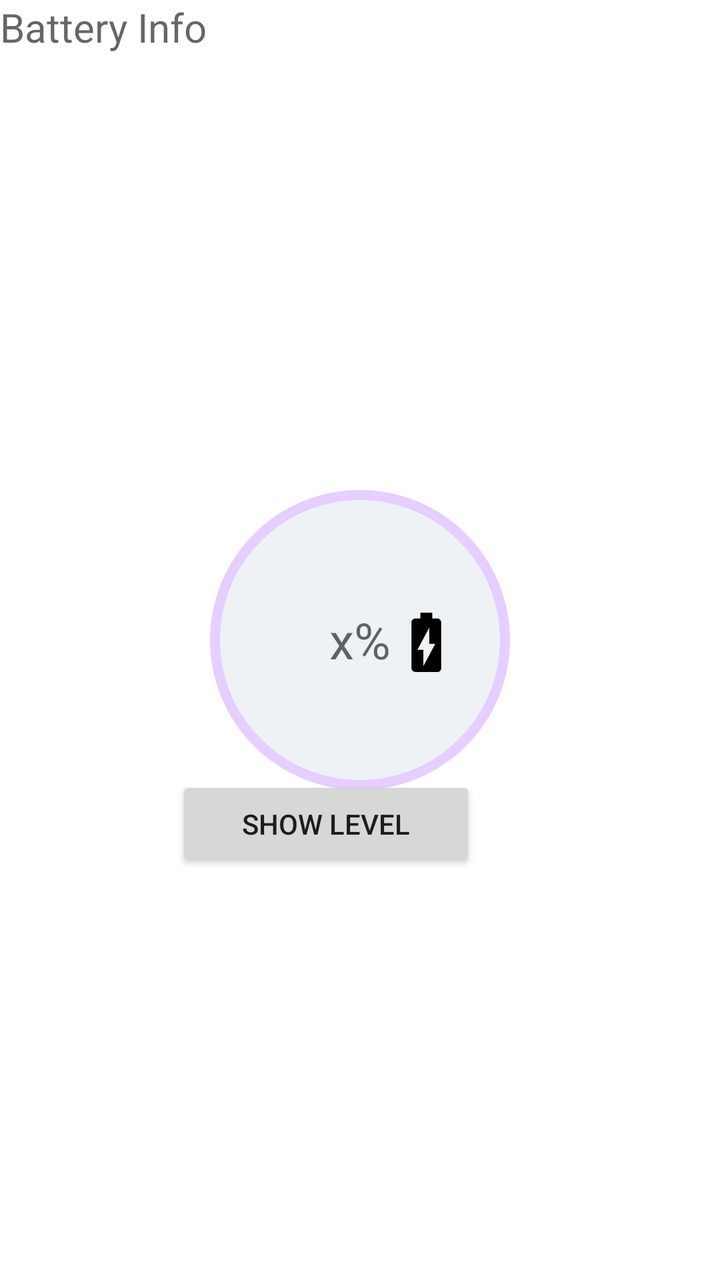
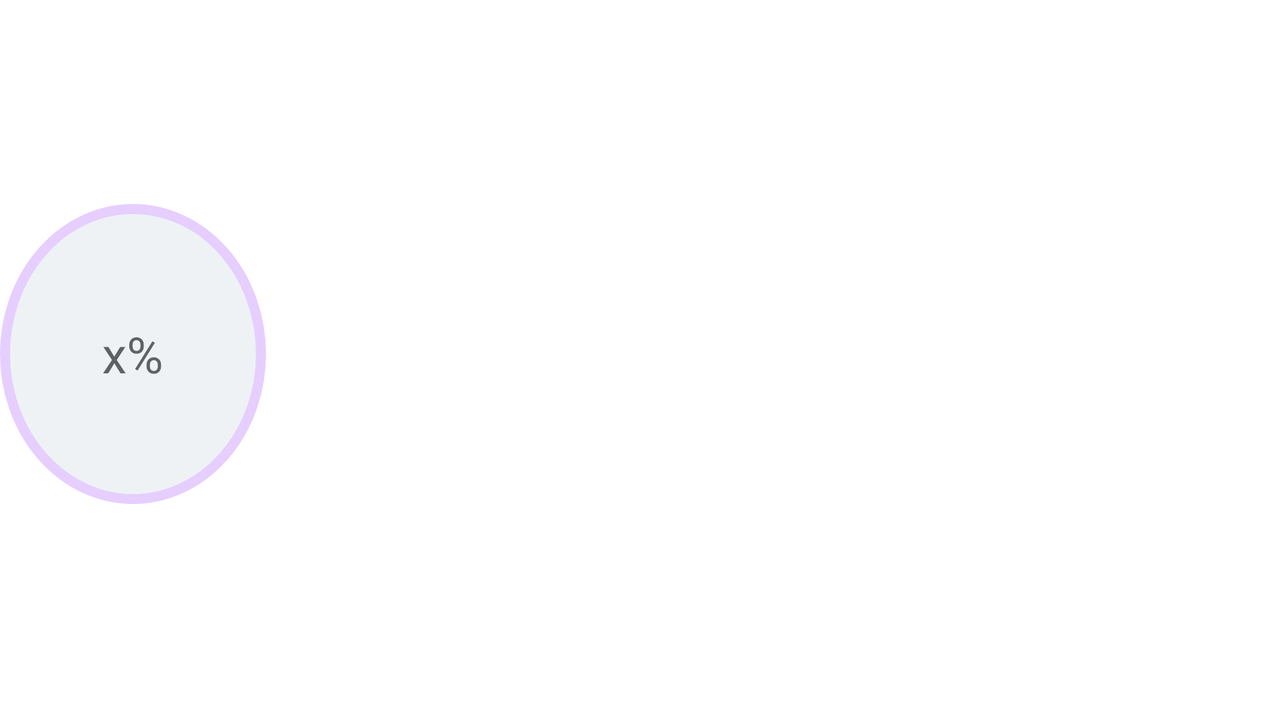

The same Android screen from two of the app's own layout files: first res/layout/ as a phone draws it, then the author's variant for another configuration, drawn on a device whose configuration selects that folder. Both files follow.
<!-- AndroidManifest.xml: application theme Theme.PowerConsumptionApp -->
<!-- res/layout/fragment_start.xml -->
<layout xmlns:android="http://schemas.android.com/apk/res/android"
    xmlns:tools="http://schemas.android.com/tools"
    xmlns:app="http://schemas.android.com/apk/res-auto">

    <RelativeLayout
        android:id="@+id/batteryPercentage"
        android:layout_width="match_parent"
        android:layout_height="match_parent">

        <ProgressBar
            android:id="@+id/progressBar"
            style="@android:style/Widget.ProgressBar.Horizontal"
            android:layout_width="150dp"
            android:layout_height="150dp"
            android:layout_centerInParent="true"
            android:progressDrawable="@drawable/progressbar_states" />

        <TextView
            android:id="@+id/tv_batteryPercentage"
            android:layout_width="wrap_content"
            android:layout_height="wrap_content"
            android:layout_centerInParent="true"
            android:hint="x%"
            android:textColor="@color/black"
            android:textSize="25dp" />

        <TextView
            android:id="@+id/textViewInfo"
            android:layout_width="wrap_content"
            android:layout_height="wrap_content"
            android:hint="Battery Info"
            android:textSize="20dp" />

        <Button
            android:id="@+id/showBatteryLevel"
            android:layout_width="150dp"
            android:layout_height="wrap_content"
            android:layout_alignParentEnd="true"
            android:layout_alignParentBottom="true"
            android:layout_marginEnd="122dp"
            android:layout_marginBottom="204dp"
            android:text="Show level"
            app:layout_constraintBottom_toBottomOf="parent"
            app:layout_constraintEnd_toEndOf="parent"
            app:layout_constraintStart_toStartOf="parent"
            app:layout_constraintTop_toTopOf="parent" />


        <ImageView
            android:id="@+id/chargingBatteryImage"
            android:layout_width="40dp"
            android:layout_height="46dp"
            android:layout_alignTop="@+id/progressBar"
            android:layout_alignEnd="@+id/progressBar"
            android:layout_alignBottom="@+id/progressBar"
            android:layout_marginStart="0dp"
            android:layout_marginTop="53dp"
            android:layout_marginEnd="24dp"
            android:layout_marginBottom="51dp"
            android:layout_toEndOf="@+id/tv_batteryPercentage"
            app:srcCompat="@drawable/ic_baseline_battery_charging_full_24" />


    </RelativeLayout>

</layout>
<!-- resources referenced by this layout -->
<resources>
  <color name="black">#000000</color>
  <!-- drawable ic_baseline_battery_charging_full_24 (drawable) -->
  <vector xmlns:android="http://schemas.android.com/apk/res/android"
      android:width="24dp"
      android:height="24dp"
      android:viewportWidth="24"
      android:viewportHeight="24"
      android:tint="@color/black">
    <path
        android:fillColor="@android:color/white"
        android:pathData="M15.67,4H14V2h-4v2H8.33C7.6,4 7,4.6 7,5.33v15.33C7,21.4 7.6,22 8.33,22h7.33c0.74,0 1.34,-0.6 1.34,-1.33V5.33C17,4.6 16.4,4 15.67,4zM11,20v-5.5H9L13,7v5.5h2L11,20z"/>
  </vector>
  <!-- drawable progressbar_states (drawable) -->
  <?xml version="1.0" encoding="utf-8"?>
  
  <layer-list xmlns:android="http://schemas.android.com/apk/res/android">
      <item android:id="@android:id/background">
          <shape
              android:shape="oval">
              <stroke
                  android:width="5dp"
                  android:color="@color/deep_purple_light"
                  />
              <solid android:color="#eef2f5"/>
          </shape>
      </item>
      <item android:id="@android:id/progress">
          <clip android:clipOrientation="vertical" android:gravity="bottom">
              <shape
                  android:shape="oval">
                  <stroke
                      android:width="5dp"
                      android:color="@color/indigo_dark"
                      />
                  <gradient
                      android:startColor="@color/deep_purple_dark"
                      android:endColor="@color/deep_purple"
                      android:centerColor="@color/deep_purple_light"
                      android:angle="270"
                      android:gradientRadius="50"
                      android:centerY=".50"
                      />
              </shape>
          </clip>
      </item>
  </layer-list>
  <style name="Theme.PowerConsumptionApp" parent="Theme.MaterialComponents.DayNight.DarkActionBar">
          
          <item name="colorPrimary">@color/indigo</item>
          <item name="colorPrimaryVariant">@color/indigo_dark</item>
          <item name="colorOnPrimary">@color/white</item>
          
          <item name="colorSecondary">@color/deep_purple</item>
          <item name="colorSecondaryVariant">@color/deep_purple_dark</item>
          <item name="colorOnSecondary">@color/black</item>
          
          <item name="android:statusBarColor" tools:targetApi="l">?attr/colorPrimaryVariant</item>
          
      </style>
  <color name="deep_purple_light">#e6ceff</color>
  <color name="indigo_dark">#001970</color>
  <color name="deep_purple_dark">#836fa9</color>
  <color name="deep_purple">#b39ddb</color>
  <color name="indigo">#303f9f</color>
  <color name="white">#ffffff</color>
</resources>
<!-- res/layout-land/fragment_start.xml (the author's variant of the layout above) -->
<!-- drawn on the phone turned sideways -->
<?xml version="1.0" encoding="utf-8"?>
<layout  xmlns:tools="http://schemas.android.com/tools"
    xmlns:android="http://schemas.android.com/apk/res/android"
    xmlns:app="http://schemas.android.com/apk/res-auto">

    <RelativeLayout
        android:id="@+id/batteryPercentage"
        android:layout_width="match_parent"
        android:layout_height="match_parent">

        <ProgressBar
            android:id="@+id/progressBar"
            style="@android:style/Widget.ProgressBar.Horizontal"
            android:layout_width="@dimen/progress_bar"
            android:layout_height="@dimen/progress_bar"
            android:layout_alignParentTop="true"
            android:layout_alignParentEnd="true"
            android:layout_marginTop="102dp"
            android:layout_marginEnd="507dp"
            android:layout_marginBottom="@dimen/default_margin_top_bottom"
            android:progressDrawable="@drawable/progressbar_states" />

        <LinearLayout
            android:id="@+id/progressBarElements"
            android:layout_width="169dp"
            android:layout_height="wrap_content"
            android:layout_alignStart="@+id/progressBar"
            android:layout_alignTop="@+id/progressBar"
            android:layout_alignEnd="@+id/progressBar"
            android:layout_alignBottom="@+id/progressBar"
            android:orientation="horizontal"
            android:layout_gravity="center"
            android:gravity="center">

            <TextView
                android:id="@+id/tv_batteryPercentage"
                android:layout_width="wrap_content"
                android:layout_height="wrap_content"
                android:hint="@string/percent_format"
                android:textColor="@color/black"
                android:layout_gravity="center"
                android:textSize="25sp"/>

            <ImageView
                android:id="@+id/chargingBattery"
                android:layout_width="38dp"
                android:layout_height="57dp"
                android:layout_gravity="center"
                app:srcCompat="@drawable/ic_baseline_battery_charging_full_24"
                android:contentDescription="@string/charging_battery"
                android:visibility="gone"/>


        </LinearLayout>

        <androidx.recyclerview.widget.RecyclerView
            android:id="@+id/recyclerViewFragmentStart"
            android:layout_width="@dimen/recycler_view_width"
            android:layout_height="match_parent"
            android:layout_alignParentEnd="true"
            android:layout_alignParentBottom="true"
            android:layout_marginEnd="2dp"
            android:layout_marginBottom="-2dp">

        </androidx.recyclerview.widget.RecyclerView>

    </RelativeLayout>
</layout>
<!-- resources referenced by the variant -->
<!-- as the phone turned sideways resolves them -->
<resources>
  <color name="black">#000000</color>
  <dimen name="default_margin_top_bottom">30dp</dimen>
  <dimen name="progress_bar">150dp</dimen>
  <dimen name="recycler_view_width">400dp</dimen>
  <!-- drawable ic_baseline_battery_charging_full_24 (drawable) -->
  <vector xmlns:android="http://schemas.android.com/apk/res/android"
      android:width="24dp"
      android:height="24dp"
      android:viewportWidth="24"
      android:viewportHeight="24"
      android:tint="@color/black">
    <path
        android:fillColor="@android:color/white"
        android:pathData="M15.67,4H14V2h-4v2H8.33C7.6,4 7,4.6 7,5.33v15.33C7,21.4 7.6,22 8.33,22h7.33c0.74,0 1.34,-0.6 1.34,-1.33V5.33C17,4.6 16.4,4 15.67,4zM11,20v-5.5H9L13,7v5.5h2L11,20z"/>
  </vector>
  <!-- drawable progressbar_states (drawable) -->
  <?xml version="1.0" encoding="utf-8"?>
  
  <layer-list xmlns:android="http://schemas.android.com/apk/res/android">
      <item android:id="@android:id/background">
          <shape
              android:shape="oval">
              <stroke
                  android:width="5dp"
                  android:color="@color/deep_purple_light"
                  />
              <solid android:color="#eef2f5"/>
          </shape>
      </item>
      <item android:id="@android:id/progress">
          <clip android:clipOrientation="vertical" android:gravity="bottom">
              <shape
                  android:shape="oval">
                  <stroke
                      android:width="5dp"
                      android:color="@color/indigo_dark"
                      />
                  <gradient
                      android:startColor="@color/deep_purple_dark"
                      android:endColor="@color/deep_purple"
                      android:centerColor="@color/deep_purple_light"
                      android:angle="270"
                      android:gradientRadius="50"
                      android:centerY=".50"
                      />
              </shape>
          </clip>
      </item>
  </layer-list>
  <string name="charging_battery">Charging battery</string>
  <string name="percent_format">x%</string>
  <style name="Theme.PowerConsumptionApp" parent="Theme.MaterialComponents.DayNight.DarkActionBar">
          
          <item name="colorPrimary">@color/indigo</item>
          <item name="colorPrimaryVariant">@color/indigo_dark</item>
          <item name="colorOnPrimary">@color/white</item>
          
          <item name="colorSecondary">@color/deep_purple</item>
          <item name="colorSecondaryVariant">@color/deep_purple_dark</item>
          <item name="colorOnSecondary">@color/black</item>
          
          <item name="android:statusBarColor" tools:targetApi="l">?attr/colorPrimaryVariant</item>
          
      </style>
  <color name="deep_purple_light">#e6ceff</color>
  <color name="indigo_dark">#001970</color>
  <color name="deep_purple_dark">#836fa9</color>
  <color name="deep_purple">#b39ddb</color>
  <color name="indigo">#303f9f</color>
  <color name="white">#ffffff</color>
</resources>
